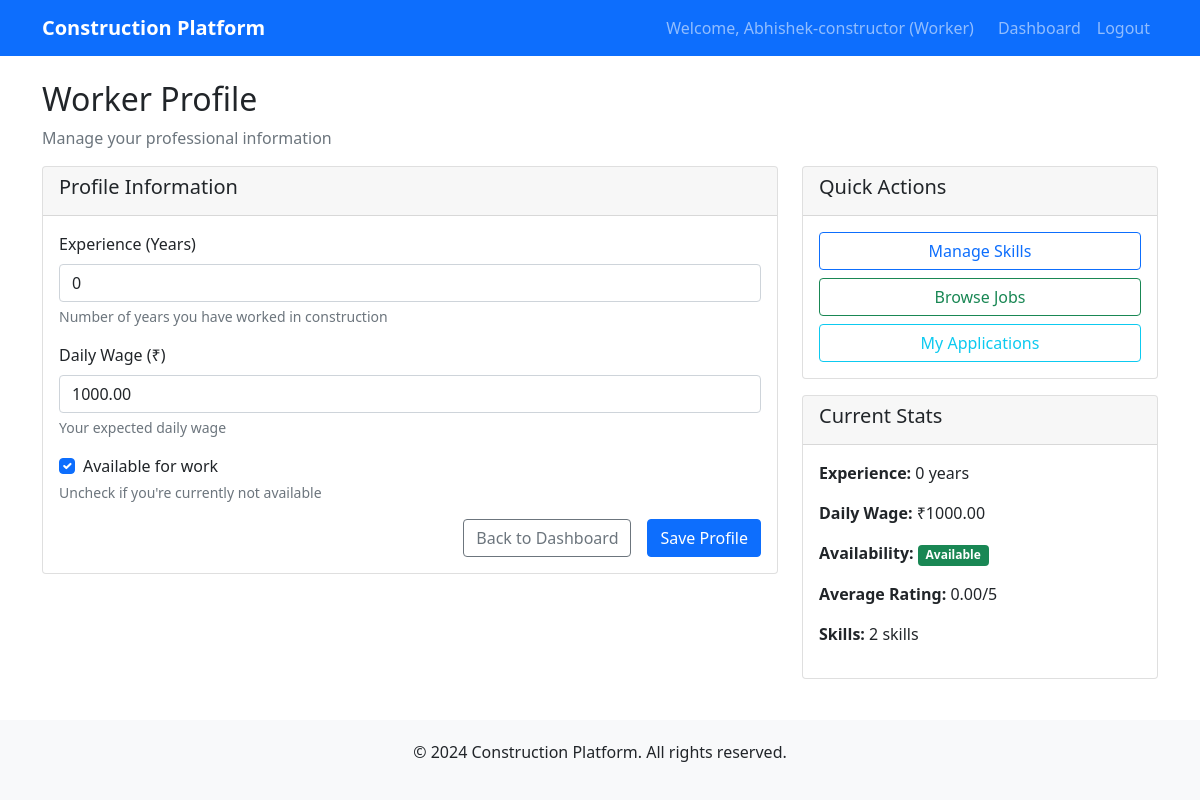
/workers/profile/ (signed in), run on an earlier commit of the app's database.
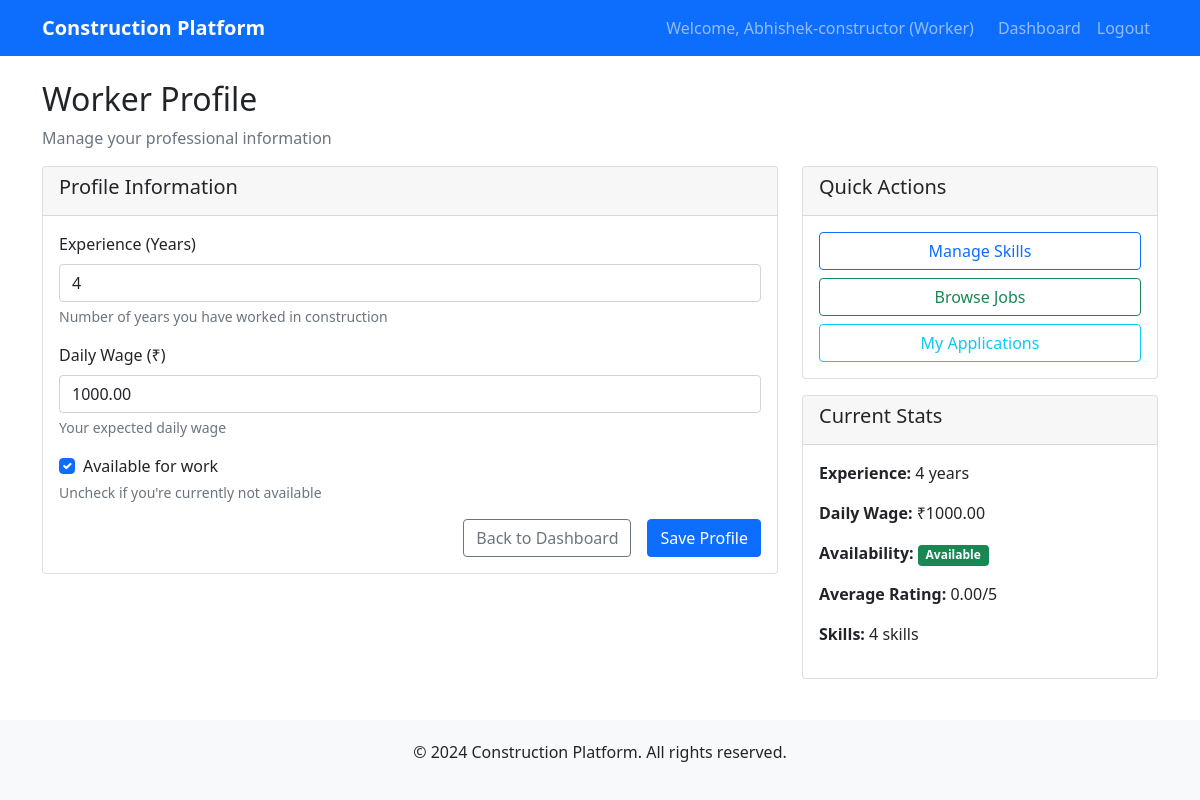
And on a later commit of the database.
### workers/models.py (models this page shows, shortened)
class WorkerProfile(models.Model):
    user = models.OneToOneField(User, on_delete=models.CASCADE, related_name='worker_profile')
    experience_years = models.PositiveIntegerField()
    daily_wage = models.DecimalField(max_digits=10, decimal_places=2)
    availability = models.BooleanField(default=True)
    avg_rating = models.DecimalField(max_digits=3, decimal_places=2, default=0.0)
    skills = models.ManyToManyField(Skill, through='WorkerSkillMap')

### workers/views.py (the view)
# urls.py: path('profile/', views.worker_profile, name='profile'),
@login_required
def worker_profile(request):
    if request.user.role != 'worker':
        messages.error(request, 'Access denied. Worker role required.')
        return redirect('dashboard:home')
    try:
        profile = request.user.worker_profile
    except WorkerProfile.DoesNotExist:
        profile = None
    if request.method == 'POST':
        form = WorkerProfileForm(request.POST, instance=profile)
        if form.is_valid():
            worker_profile = form.save(commit=False)
            worker_profile.user = request.user
            worker_profile.save()
            messages.success(request, 'Profile updated successfully!')
            return redirect('workers:profile')
    else:
        form = WorkerProfileForm(instance=profile)
    return render(request, 'workers/profile.html', {'form': form, 'profile': profile})

### workers/forms.py
class WorkerProfileForm(forms.ModelForm):
    class Meta:
        model = WorkerProfile
        fields = ['experience_years', 'daily_wage', 'availability']
        widgets = {
            'experience_years': forms.NumberInput(attrs={'class': 'form-control', 'min': '0'}),
            'daily_wage': forms.NumberInput(attrs={'class': 'form-control', 'min': '0', 'step': '0.01'}),
            'availability': forms.CheckboxInput(attrs={'class': 'form-check-input'}),
        }

### templates/workers/profile.html (shortened to what this page needs)
{% extends 'base.html' %}
{% block content %}
<div class="row">
    <div class="col-12">
        <h2>Worker Profile</h2>
        <p class="text-muted">Manage your professional information</p>
    </div>
</div>
<div class="row">
    <div class="col-md-8">
        <div class="card">
            <div class="card-header">
                <h5>Profile Information</h5>
            </div>
            <div class="card-body">
                <form method="post">
                    <div class="mb-3">
                        <label for="{{ form.experience_years.id_for_label }}" class="form-label">Experience (Years)</label>
                        {{ form.experience_years }}
                        <div class="form-text">Number of years you have worked in construction</div>
                    </div>
                    <div class="mb-3">
                        <label for="{{ form.daily_wage.id_for_label }}" class="form-label">Daily Wage (₹)</label>
                        {{ form.daily_wage }}
                        <div class="form-text">Your expected daily wage</div>
                    </div>
                    <div class="mb-3">
                        <div class="form-check">
                            {{ form.availability }}
                            <label class="form-check-label" for="{{ form.availability.id_for_label }}">
                                Available for work
                            </label>
                        </div>
                        <div class="form-text">Uncheck if you're currently not available</div>
                    </div>
                    <div class="d-grid gap-2 d-md-flex justify-content-md-end">
                        <a href="{% url 'dashboard:home' %}" class="btn btn-outline-secondary me-md-2">Back to Dashboard</a>
                        <button type="submit" class="btn btn-primary">Save Profile</button>
                    </div>
                </form>
            </div>
        </div>
    </div>
    <div class="col-md-4">
        <div class="card">
            <div class="card-header">
                <h5>Quick Actions</h5>
            </div>
            <div class="card-body">
                <div class="d-grid gap-2">
                    <a href="{% url 'workers:manage_skills' %}" class="btn btn-outline-primary">Manage Skills</a>
                    <a href="{% url 'workers:browse_jobs' %}" class="btn btn-outline-success">Browse Jobs</a>
                    <a href="{% url 'workers:my_applications' %}" class="btn btn-outline-info">My Applications</a>
                </div>
            </div>
        </div>
        {% if profile %}
        <div class="card mt-3">
            <div class="card-header">
                <h5>Current Stats</h5>
            </div>
            <div class="card-body">
                <p><strong>Experience:</strong> {{ profile.experience_years }} years</p>
                <p><strong>Daily Wage:</strong> ₹{{ profile.daily_wage }}</p>
                <p><strong>Availability:</strong>
                    {% if profile.availability %}
                        <span class="badge bg-success">Available</span>
                    {% else %}
                        <span class="badge bg-danger">Not Available</span>
                    {% endif %}
                </p>
                <p><strong>Average Rating:</strong> {{ profile.avg_rating }}/5</p>
                <p><strong>Skills:</strong> {{ profile.skills.count }} skills</p>
            </div>
        </div>
        {% endif %}
    </div>
</div>
{% endblock %}

What changed in the data, as far as the page shows it:
changed WorkerProfile: experience_years "0" → "4"; skills.count "2" → "4"
